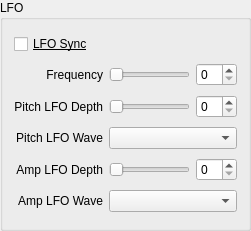
  <widget class="QGroupBox" name="groupLFO">
   <property name="geometry">
    <rect>
     <x>270</x>
     <y>300</y>
     <width>251</width>
     <height>231</height>
    </rect>
   </property>
   <property name="title">
    <string>LFO</string>
   </property>
   <layout class="QGridLayout" name="gridLayout_3">
    <item row="1" column="1">
     <widget class="QSlider" name="sliderLFOFreq">
      <property name="maximum">
       <number>31</number>
      </property>
      <property name="orientation">
       <enum>Qt::Orientation::Horizontal</enum>
      </property>
     </widget>
    </item>
    <item row="1" column="0">
     <widget class="QLabel" name="lblLFOFreq">
      <property name="text">
       <string>Frequency</string>
      </property>
      <property name="alignment">
       <set>Qt::AlignmentFlag::AlignRight|Qt::AlignmentFlag::AlignTrailing|Qt::AlignmentFlag::AlignVCenter</set>
      </property>
      <property name="buddy">
       <cstring>spinLFOFreq</cstring>
      </property>
     </widget>
    </item>
    <item row="2" column="0">
     <widget class="QLabel" name="lblLFOPitchDepth">
      <property name="text">
       <string>Pitch LFO Depth</string>
      </property>
      <property name="alignment">
       <set>Qt::AlignmentFlag::AlignRight|Qt::AlignmentFlag::AlignTrailing|Qt::AlignmentFlag::AlignVCenter</set>
      </property>
      <property name="buddy">
       <cstring>spinLFOPitchDepth</cstring>
      </property>
     </widget>
    </item>
    <item row="5" column="1" colspan="2">
     <widget class="QComboBox" name="comboLFOAmpWave"/>
    </item>
    <item row="3" column="1" colspan="2">
     <widget class="QComboBox" name="comboLFOPitchWave">
      <property name="editable">
       <bool>false</bool>
      </property>
     </widget>
    </item>
    <item row="4" column="0">
     <widget class="QLabel" name="lblLFOAmpDepth">
      <property name="text">
       <string>Amp LFO Depth</string>
      </property>
      <property name="alignment">
       <set>Qt::AlignmentFlag::AlignRight|Qt::AlignmentFlag::AlignTrailing|Qt::AlignmentFlag::AlignVCenter</set>
      </property>
      <property name="buddy">
       <cstring>spinLFOAmpDepth</cstring>
      </property>
     </widget>
    </item>
    <item row="4" column="1">
     <widget class="QSlider" name="sliderLFOAmpDepth">
      <property name="maximum">
       <number>7</number>
      </property>
      <property name="orientation">
       <enum>Qt::Orientation::Horizontal</enum>
      </property>
     </widget>
    </item>
    <item row="0" column="0" colspan="3">
     <widget class="QCheckBox" name="checkLFOSync">
      <property name="font">
       <font>
        <underline>true</underline>
       </font>
      </property>
      <property name="toolTip">
       <string>If set, the LFO phase is reset at the start of each loop.</string>
      </property>
      <property name="text">
       <string>LFO Sync</string>
      </property>
     </widget>
    </item>
    <item row="1" column="2">
     <widget class="QSpinBox" name="spinLFOFreq">
      <property name="maximum">
       <number>31</number>
      </property>
     </widget>
    </item>
    <item row="2" column="2">
     <widget class="QSpinBox" name="spinLFOPitchDepth">
      <property name="maximum">
       <number>7</number>
      </property>
     </widget>
    </item>
    <item row="3" column="0">
     <widget class="QLabel" name="lblLFOPitchWave">
      <property name="text">
       <string>Pitch LFO Wave</string>
      </property>
      <property name="alignment">
       <set>Qt::AlignmentFlag::AlignRight|Qt::AlignmentFlag::AlignTrailing|Qt::AlignmentFlag::AlignVCenter</set>
      </property>
      <property name="buddy">
       <cstring>comboLFOPitchWave</cstring>
      </property>
     </widget>
    </item>
    <item row="2" column="1">
     <widget class="QSlider" name="sliderLFOPitchDepth">
      <property name="maximum">
       <number>7</number>
      </property>
      <property name="orientation">
       <enum>Qt::Orientation::Horizontal</enum>
      </property>
     </widget>
    </item>
    <item row="4" column="2">
     <widget class="QSpinBox" name="spinLFOAmpDepth">
      <property name="maximum">
       <number>7</number>
      </property>
     </widget>
    </item>
    <item row="5" column="0">
     <widget class="QLabel" name="lblLFOAmpWave">
      <property name="text">
       <string>Amp LFO Wave</string>
      </property>
      <property name="alignment">
       <set>Qt::AlignmentFlag::AlignRight|Qt::AlignmentFlag::AlignTrailing|Qt::AlignmentFlag::AlignVCenter</set>
      </property>
      <property name="buddy">
       <cstring>comboLFOAmpWave</cstring>
      </property>
     </widget>
    </item>
   </layout>
  </widget>
